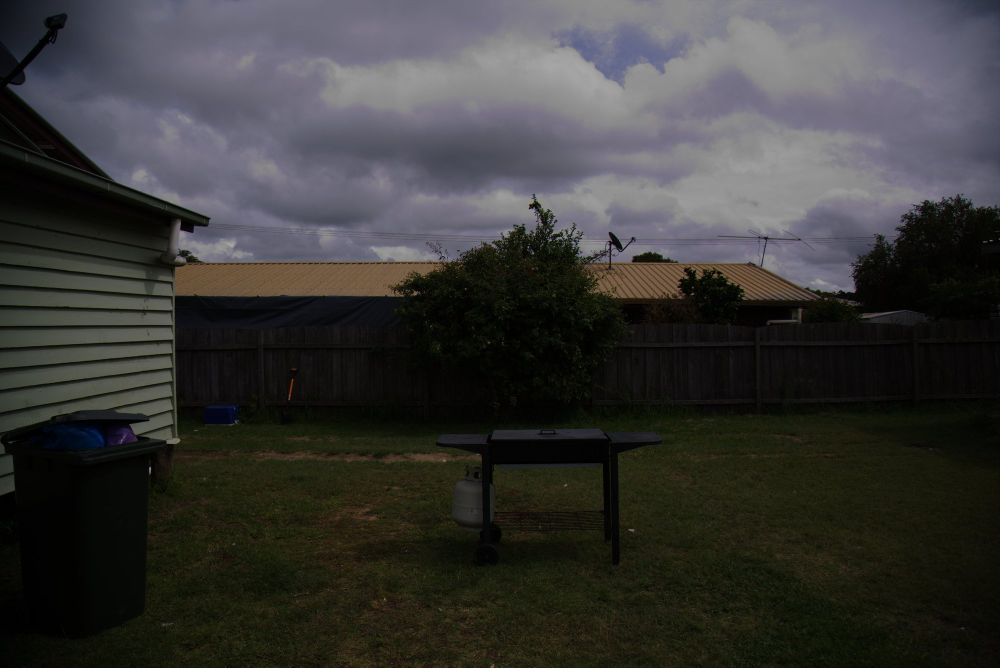
//> input picture Lab 2/Task6/build/Images/Garden.jpg, 2000 x 1335 px (shown at 1/2 size)
$ ./task6   (built with g++ and OpenCV 4)
//> lines starting //> are read from the running program, lines starting //| are printed output that depends on the picture; after the words box and inside, x2 and y2 are one past the last pixel; in counts of white or black regions, pixels touching at a corner belong together
### Lab 2/Task6/ImageFilters.h
#ifndef CV

#define CV
#include <iostream>
#include <opencv2/highgui.hpp>
void max_filter(cv::Mat& src, cv::Mat& dst, int ksize);
void min_filter(cv::Mat& src, cv::Mat& dst, int ksize);
void median_filter(cv::Mat& src, cv::Mat& dst, int ksize);
//bool truefun();
#endif

### Lab 2/Task6/task6.cpp
#include <iostream>
#include <opencv2/highgui.hpp>
#include <opencv2/imgproc.hpp>
#include "ImageFilters.h"

int main(int argc, char **argv)
{
    // Read the image file
    cv::Mat image = cv::imread("../Images/Garden.jpg");
//> image is the input picture: 1335 rows x 2000 cols, CV_8UC3; mean B, G, R 54.5, 56.1, 56.7

    // Check for failure
    if (image.empty())
    {
    std::cout << "Could not open or find the image" << std::endl;
    std::cin.get(); //wait for any key press
    return -1;
    }

    cv::namedWindow("Task 5"); // Create a window
    cv::Mat gray_image;
    cv::cvtColor(image,gray_image,cv::COLOR_BGR2GRAY);
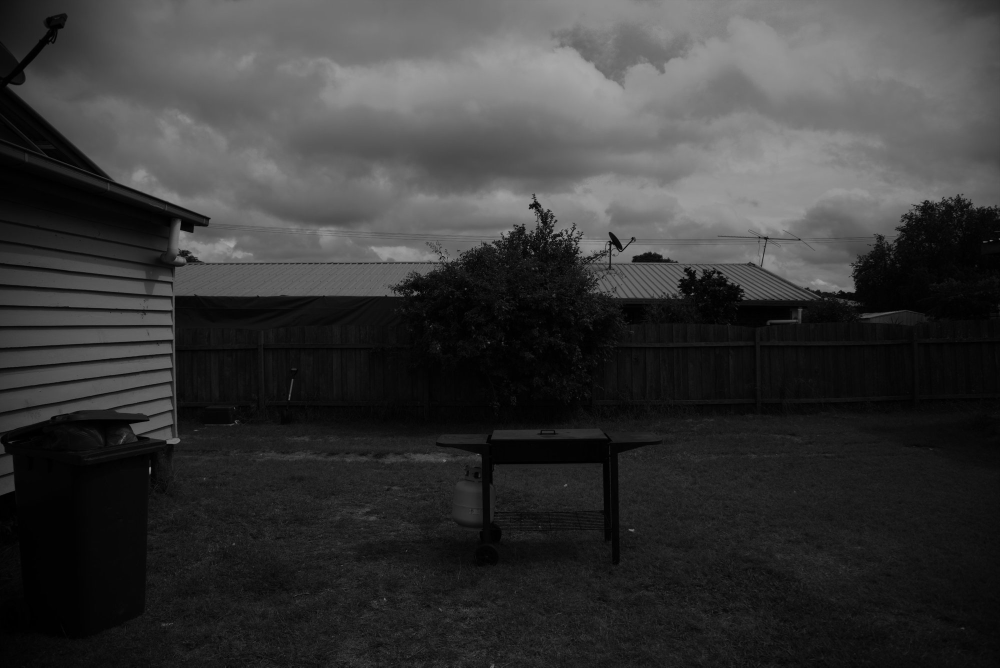
//> gray_image: 1335 rows x 2000 cols, CV_8UC1 (shown at 1/2 size); min 0, max 168, mean 56.1
	cv::imshow("Task 5", gray_image); // Show our image inside the created window.
	cv::imwrite("../Images/Garden_grayscale.jpg", gray_image);

	cv::Mat equalized_img;
    cv::equalizeHist(gray_image, equalized_img);
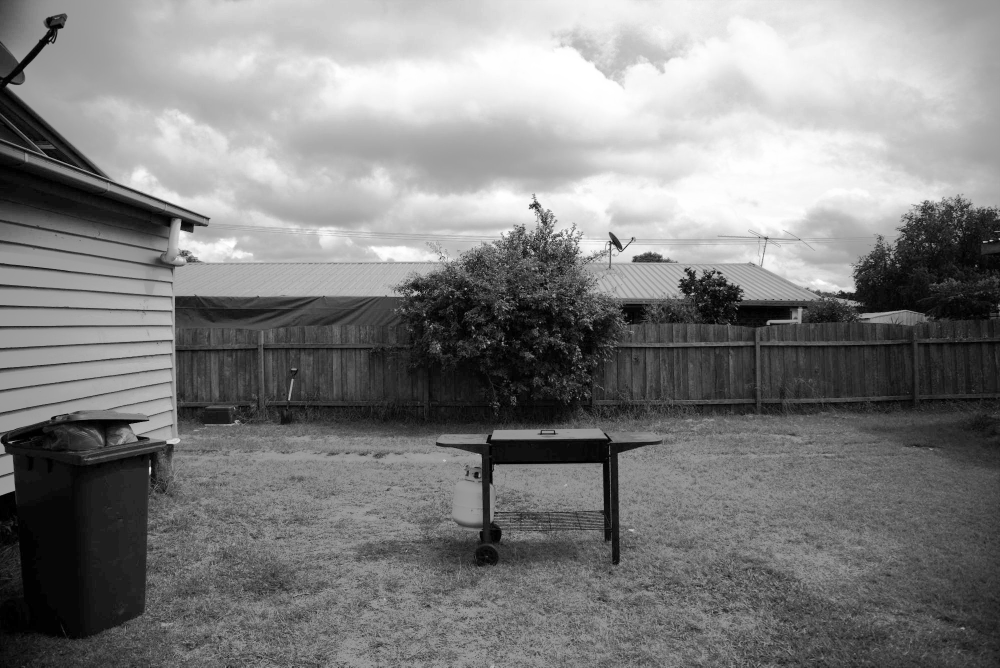
//> equalized_img: 1335 rows x 2000 cols, CV_8UC1 (shown at 1/2 size); min 0, max 255, mean 128.6

    cv::namedWindow("Equalized image");
    cv::imshow("Equalized image", equalized_img);
    cv::imwrite("../Images/Equalized_img.jpg", equalized_img);


    int hSize = 256;
    float range[] = { 0, 256 };
    const float* histRange = { range };
    cv::Mat hist;
    cv::calcHist( &equalized_img, 1, 0, cv::Mat(), hist, 1, &hSize, &histRange, true, false);
//> hist = 256 values, max 54353 at index 16, min 0 at index 1, mean 10429.7
    int hist_w = 1024, hist_h = 400;
    int bin_w = cvRound( (double) hist_w/hSize );
    cv::Mat histImage( hist_h, hist_w, CV_8UC1, cv::Scalar(0) );
    normalize(hist, hist, 0, histImage.rows, cv::NORM_MINMAX, -1, cv::Mat() );
//> hist = 256 values, max 400 at index 16, min 0 at index 1, mean 76.76
    for( int i = 1; i < hSize; i++ )
    {
        cv::line( histImage, cv::Point( bin_w*(i-1), hist_h - cvRound(hist.at<float>(i-1)) ),
              cv::Point( bin_w*(i), hist_h - cvRound(hist.at<float>(i)) ),
              cv::Scalar(255), 2, 8, 0  );
    }
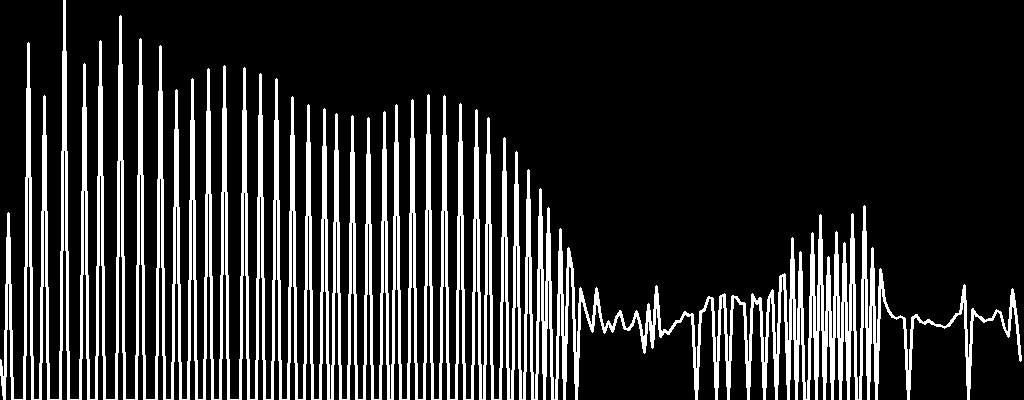
//> histImage: 400 rows x 1024 cols, CV_8UC1; 18.2% white; 1 white region, box (x1, y1, x2, y2) and area: (0, 0, 1022, 400) 74383

    cv::namedWindow("Histogram");
    cv::imshow("Histogram", histImage );
    cv::waitKey();
	cv::destroyWindow("Task 5");

	return 0;
}

$ run again, with Lab 2/Task6/build/Images/Histogram_eq.jpg copied over Lab 2/Task6/build/Images/Garden.jpg
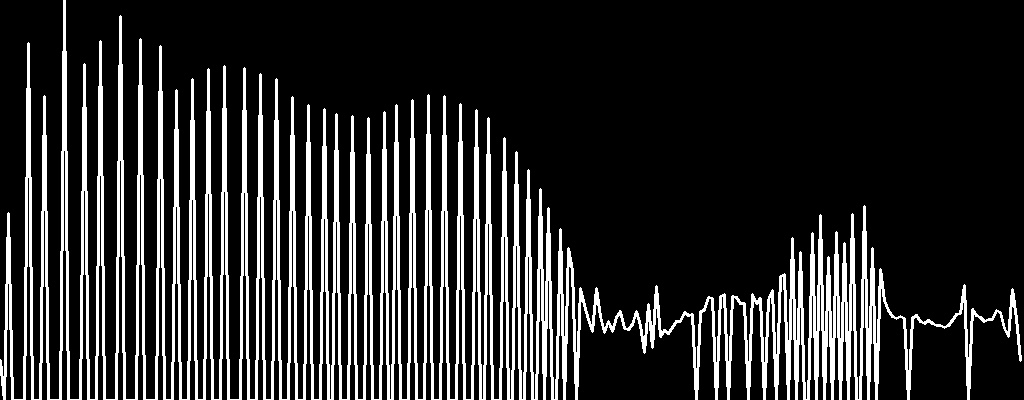
//> input picture Lab 2/Task6/build/Images/Histogram_eq.jpg, 1024 x 400 px
//> image is the input picture: 400 rows x 1024 cols, CV_8UC3; min 0, max 255, mean 46.3
//> `cv::equalizeHist(gray_image, equalized_img);`:
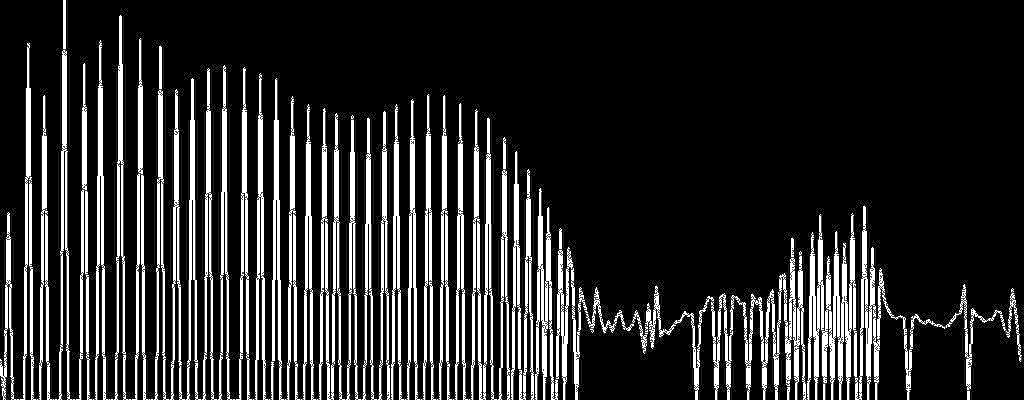
//> equalized_img: 400 rows x 1024 cols, CV_8UC1; min 0, max 255, mean 42.9
//> `cv::calcHist( &equalized_img, 1, 0, cv::Mat(), hist, 1, &hSize, &histR..`: hist = 256 values, max 318352 at index 0, min 0 at index 1, mean 1600
//> `normalize(hist, hist, 0, histImage.rows, cv::NORM_MINMAX, -1, cv::Mat(..`: hist = 256 values, max 400 at index 0, min 0 at index 1, mean 2.01
//> after the loop `for( int i = 1; i < hSize; i++ )`:
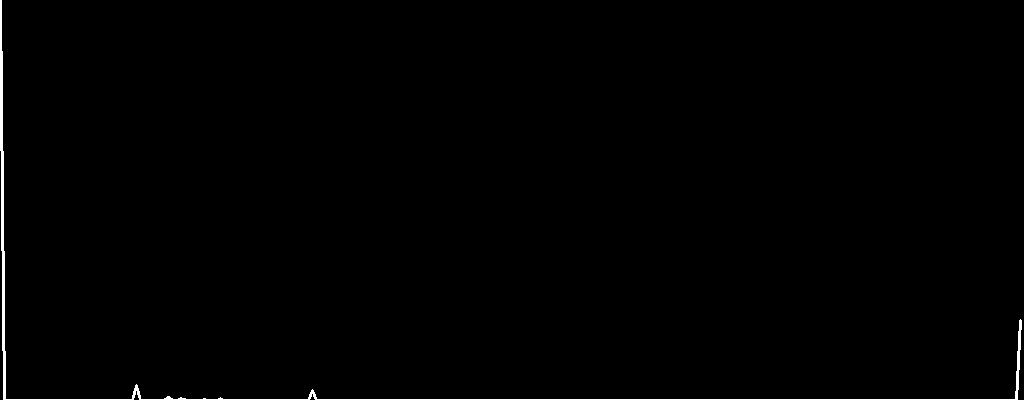
//> histImage: 400 rows x 1024 cols, CV_8UC1; 0.62% white; 1 white region, box (x1, y1, x2, y2) and area: (0, 0, 1022, 400) 2539

$ run again, with Lab 2/Task6/build/Images/Histogram_eq64.jpg copied over Lab 2/Task6/build/Images/Garden.jpg
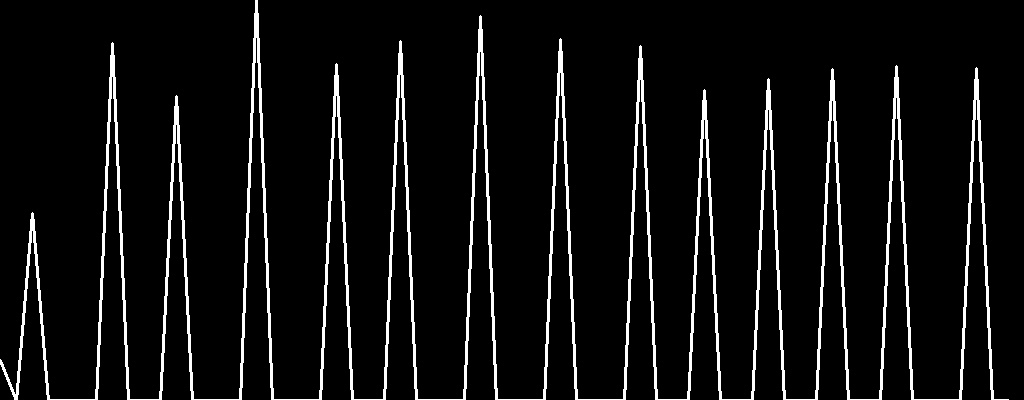
//> input picture Lab 2/Task6/build/Images/Histogram_eq64.jpg, 1024 x 400 px
//> image is the input picture: 400 rows x 1024 cols, CV_8UC3; min 0, max 255, mean 17.4
//> `cv::equalizeHist(gray_image, equalized_img);`:
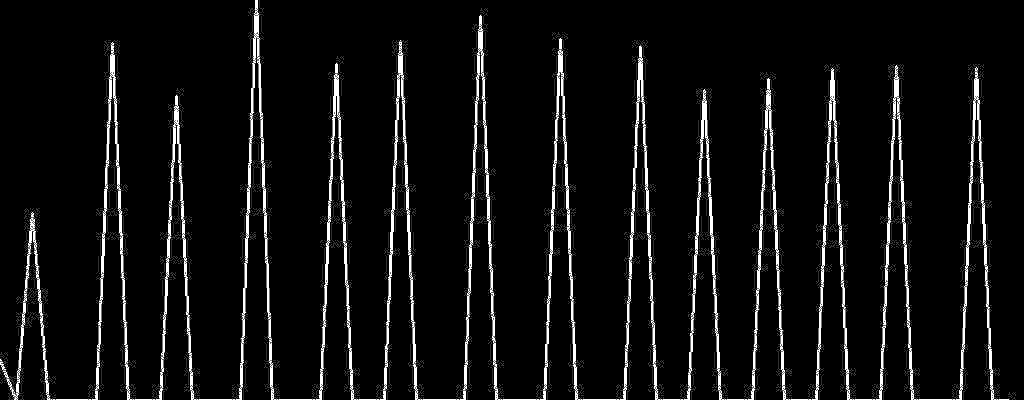
//> equalized_img: 400 rows x 1024 cols, CV_8UC1; min 0, max 255, mean 16.7
//> `cv::calcHist( &equalized_img, 1, 0, cv::Mat(), hist, 1, &hSize, &histR..`: hist = 256 values, max 369151 at index 0, min 0 at index 1, mean 1600
//> `normalize(hist, hist, 0, histImage.rows, cv::NORM_MINMAX, -1, cv::Mat(..`: hist = 256 values, max 400 at index 0, min 0 at index 1, mean 1.73
//> after the loop `for( int i = 1; i < hSize; i++ )`:
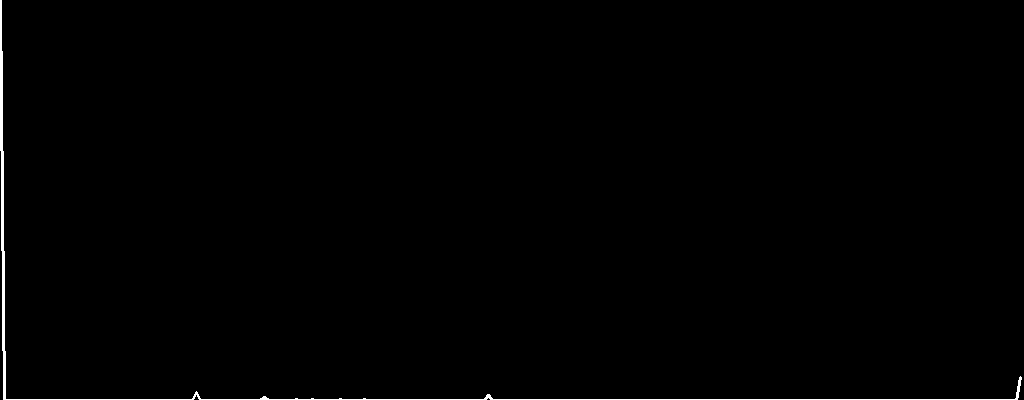
//> histImage: 400 rows x 1024 cols, CV_8UC1; 0.56% white; 1 white region, box (x1, y1, x2, y2) and area: (0, 0, 1022, 400) 2309
